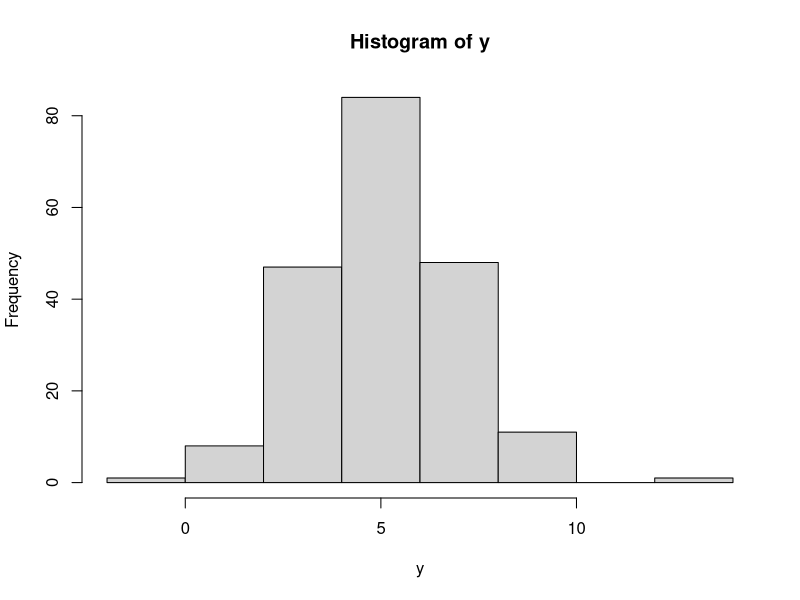
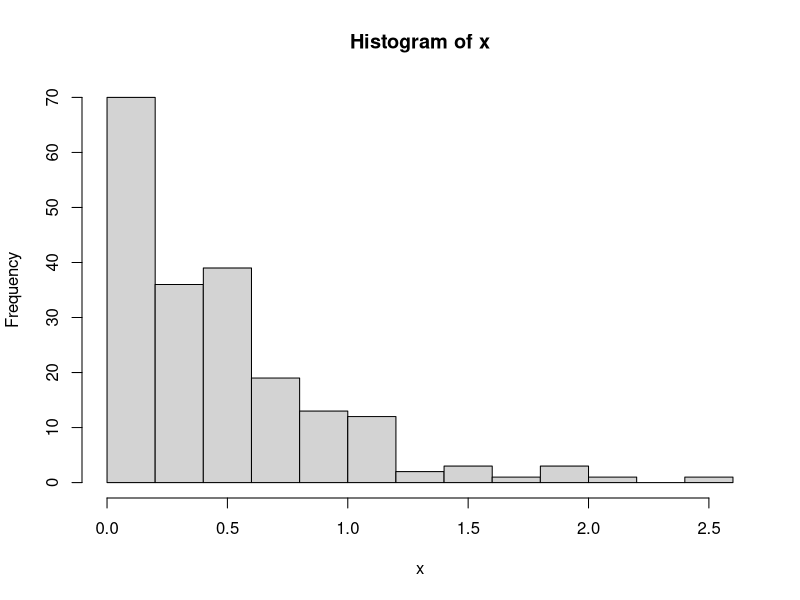

Generate these figures, in order, with R:
# Gerando10  números aleatórios da dist normal com média 5 e desvio 2 ----------------

rnorm(n=10,mean = 5, sd = 2)
y <- rnorm(n=200,mean = 5, sd = 2)
hist(y)


# Gerando 20  números aleatórios da dis Exp com lambda=2 -------------------
rexp(n = 20, rate = 2)
x <- rexp(n = 200, rate = 2)
hist(x)